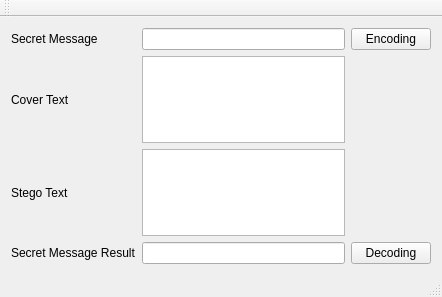
<?xml version="1.0" encoding="UTF-8"?>
<ui version="4.0">
 <class>MainWindow</class>
 <widget class="QMainWindow" name="MainWindow">
  <property name="geometry">
   <rect>
    <x>0</x>
    <y>0</y>
    <width>442</width>
    <height>297</height>
   </rect>
  </property>
  <property name="windowTitle">
   <string>MainWindow</string>
  </property>
  <widget class="QWidget" name="centralWidget">
   <layout class="QGridLayout" name="gridLayout">
    <item row="0" column="2">
     <widget class="QPushButton" name="pushButton_encoding">
      <property name="text">
       <string>Encoding</string>
      </property>
     </widget>
    </item>
    <item row="2" column="0">
     <widget class="QLabel" name="label_3">
      <property name="text">
       <string>Stego Text</string>
      </property>
     </widget>
    </item>
    <item row="2" column="1">
     <widget class="QPlainTextEdit" name="plainTextEdit_stego_text">
      <property name="readOnly">
       <bool>true</bool>
      </property>
     </widget>
    </item>
    <item row="0" column="0">
     <widget class="QLabel" name="label">
      <property name="text">
       <string>Secret Message</string>
      </property>
     </widget>
    </item>
    <item row="0" column="1">
     <widget class="QLineEdit" name="lineEdit_secret_message"/>
    </item>
    <item row="1" column="1">
     <widget class="QPlainTextEdit" name="plainTextEdit_cover_text"/>
    </item>
    <item row="1" column="0">
     <widget class="QLabel" name="label_2">
      <property name="text">
       <string>Cover Text</string>
      </property>
     </widget>
    </item>
    <item row="3" column="0">
     <widget class="QLabel" name="label_4">
      <property name="text">
       <string>Secret Message Result</string>
      </property>
     </widget>
    </item>
    <item row="3" column="1">
     <widget class="QLineEdit" name="lineEdit_secret_message_result"/>
    </item>
    <item row="3" column="2">
     <widget class="QPushButton" name="pushButton_decoding">
      <property name="text">
       <string>Decoding</string>
      </property>
     </widget>
    </item>
   </layout>
  </widget>
  <widget class="QMenuBar" name="menuBar">
   <property name="geometry">
    <rect>
     <x>0</x>
     <y>0</y>
     <width>442</width>
     <height>20</height>
    </rect>
   </property>
  </widget>
  <widget class="QToolBar" name="mainToolBar">
   <attribute name="toolBarArea">
    <enum>TopToolBarArea</enum>
   </attribute>
   <attribute name="toolBarBreak">
    <bool>false</bool>
   </attribute>
  </widget>
  <widget class="QStatusBar" name="statusBar"/>
 </widget>
 <layoutdefault spacing="6" margin="11"/>
 <resources/>
 <connections/>
</ui>
